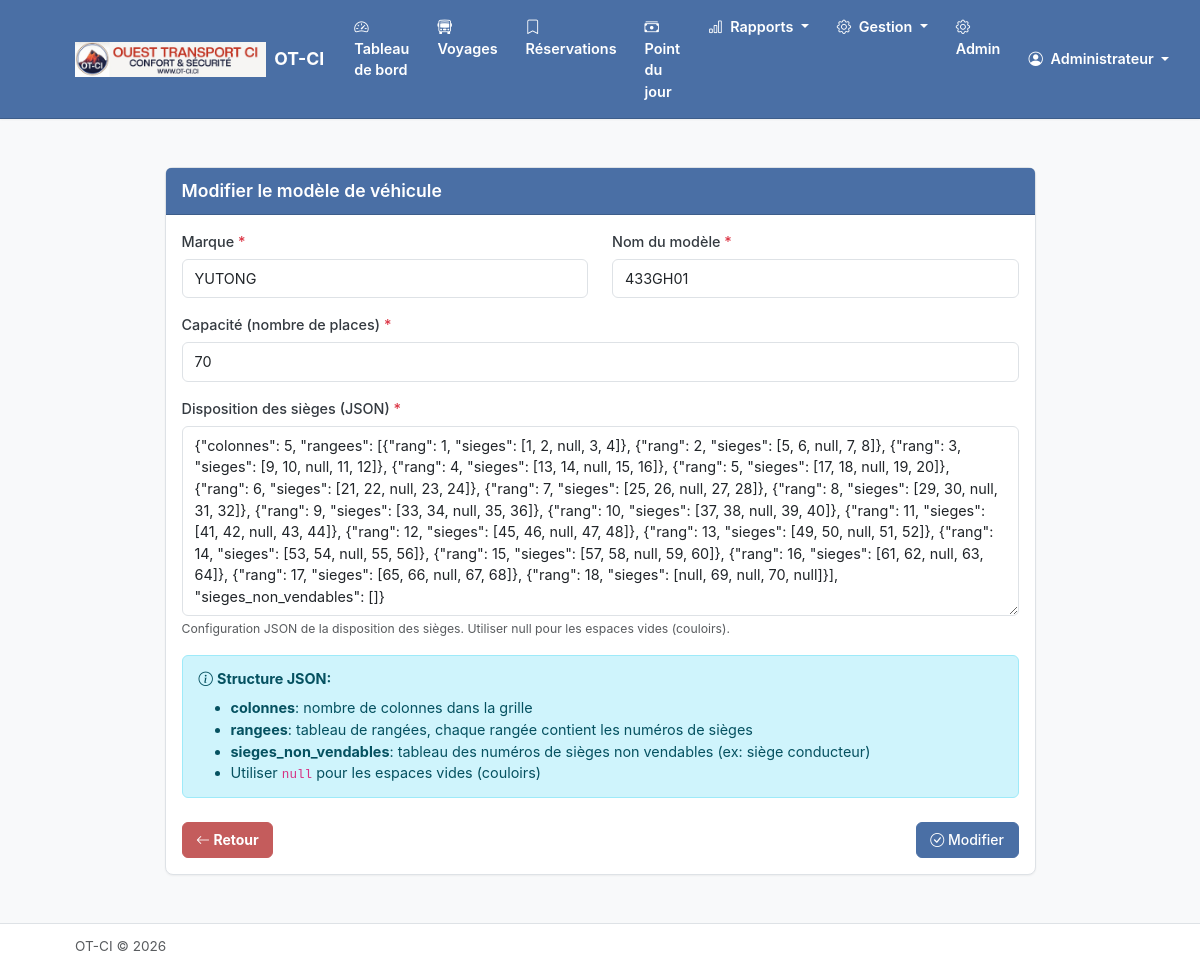
/vehicules/modeles/1/modifier/ (signed in), run on the app's committed database.
### apps/compagnie/models.py (models this page shows, shortened)
class Compagnie(models.Model):
    nom = models.CharField(max_length=200, verbose_name="Nom de la compagnie")
    logo = models.ImageField(
        upload_to='logos/',
        blank=True,
        null=True,
        verbose_name="Logo"
    )
    nom_pdg = models.CharField(max_length=200, verbose_name="Nom du PDG")
    adresse = models.TextField(blank=True, verbose_name="Adresse")
    telephone = models.CharField(max_length=20, blank=True, verbose_name="Téléphone")
    email = models.EmailField(blank=True, verbose_name="Email")
    date_creation = models.DateTimeField(auto_now_add=True)
    date_modification = models.DateTimeField(auto_now=True)
    class Meta:
        verbose_name = "Compagnie"
        verbose_name_plural = "Compagnie"
    @classmethod
    def get_instance(cls):
        return cls.objects.first()

### apps/personnel/models.py (models this page shows, shortened)
class Utilisateur(AbstractUser):
    ROLE_CHOICES = [
        ('pdg', 'PDG'),
        ('super_admin', 'Super Administrateur'),
        ('manager', 'Manager'),
        ('chef_gare', 'Chef de Gare'),
        ('guichetier', 'Guichetier'),
    ]
    nom_complet = models.CharField(max_length=200, verbose_name="Nom complet")
    telephone = models.CharField(max_length=20, blank=True, verbose_name="Téléphone")
    role = models.CharField(
        max_length=20,
        choices=ROLE_CHOICES,
        default='guichetier',
        verbose_name="Rôle"
    )
    gare = models.ForeignKey(
        'gares.Gare',
        on_delete=models.SET_NULL,
        null=True,
        blank=True,
        related_name='utilisateurs',
        verbose_name="Gare"
    )
    actif = models.BooleanField(default=True, verbose_name="Actif")
    date_creation = models.DateTimeField(auto_now_add=True)
    date_modification = models.DateTimeField(auto_now=True)
    objects = UtilisateurManager()
    EMAIL_FIELD = 'email'
    USERNAME_FIELD = 'username'
    REQUIRED_FIELDS = ['nom_complet']
    class Meta:
        verbose_name = "Utilisateur"
        verbose_name_plural = "Utilisateurs"
        ordering = ['nom_complet']
    @property
    def is_super_admin(self):
        return self.role == 'super_admin'
    @property
    def has_global_access(self):
        return self.role in ['pdg', 'super_admin', 'manager']

### apps/vehicules/models.py (models this page shows, shortened)
class ModeleVehicule(models.Model):
    nom = models.CharField(
        max_length=100,
        verbose_name="Nom du modèle",
        help_text="Ex: Yutong 70 places"
    )
    marque = models.CharField(max_length=100, verbose_name="Marque")
    capacite = models.PositiveIntegerField(verbose_name="Capacité (places vendables)")
    disposition_sieges = models.JSONField(
        verbose_name="Disposition des sièges",
        help_text="Configuration JSON de la disposition des sièges",
        default=dict
    )
    description = models.TextField(blank=True, verbose_name="Description")
    date_creation = models.DateTimeField(auto_now_add=True)
    date_modification = models.DateTimeField(auto_now=True)
    class Meta:
        verbose_name = "Modèle de véhicule"
        verbose_name_plural = "Modèles de véhicules"
        ordering = ['marque', 'nom']

### apps/vehicules/views.py (the view, shortened to what this page needs)
# urls.py: path('modeles/<int:pk>/modifier/', views.ModeleVehiculeUpdateView.as_view(), name='modele_update'),
class ModeleVehiculeUpdateView(AdminRequiredMixin, UpdateView):
    model = ModeleVehicule
    form_class = ModeleVehiculeForm
    template_name = 'vehicules/modele_form.html'
    success_url = reverse_lazy('vehicules:modele_list')

### apps/compagnie/context_processors.py (called while the page is built)
def compagnie_context(request):
    return {
        'compagnie': Compagnie.get_instance()
    }

### core/mixins.py (called while the page is built)
    def test_func(self):
        return self.request.user.has_global_access

### templates/vehicules/modele_form.html (shortened to what this page needs)
{% extends 'base.html' %}
{% block content %}
<div class="container py-4">
    <div class="row justify-content-center">
        <div class="col-md-10">
            <div class="card">
                <div class="card-header">
                    <h4 class="mb-0">
                        {% if form.instance.pk %}
                            Modifier le modèle de véhicule
                        {% else %}
                            Nouveau modèle de véhicule
                        {% endif %}
                    </h4>
                </div>
                <div class="card-body">
                    <form method="post" novalidate>
                        <div class="row">
                            <div class="col-md-6 mb-3">
                                <label for="{{ form.marque.id_for_label }}" class="form-label">
                                    {{ form.marque.label }} <span class="text-danger">*</span>
                                </label>
                                {{ form.marque }}
                            </div>
                            <div class="col-md-6 mb-3">
                                <label for="{{ form.nom.id_for_label }}" class="form-label">
                                    {{ form.nom.label }} <span class="text-danger">*</span>
                                </label>
                                {{ form.nom }}
                            </div>
                        </div>
                        <div class="mb-3">
                            <label for="{{ form.capacite.id_for_label }}" class="form-label">
                                {{ form.capacite.label }} <span class="text-danger">*</span>
                            </label>
                            {{ form.capacite }}
                        </div>
                        <div class="mb-3">
                            <label for="{{ form.disposition_sieges.id_for_label }}" class="form-label">
                                {{ form.disposition_sieges.label }} <span class="text-danger">*</span>
                            </label>
                            {{ form.disposition_sieges }}
                            {% if form.disposition_sieges.help_text %}
                                <div class="form-text">{{ form.disposition_sieges.help_text }}</div>
                            {% endif %}
                        </div>
                        <div class="alert alert-info">
                            <i class="bi bi-info-circle"></i>
                            <strong>Structure JSON:</strong>
                            <ul class="mb-0 mt-2">
                                <li><strong>colonnes</strong>: nombre de colonnes dans la grille</li>
                                <li><strong>rangees</strong>: tableau de rangées, chaque rangée contient les numéros de sièges</li>
                                <li><strong>sieges_non_vendables</strong>: tableau des numéros de sièges non vendables (ex: siège conducteur)</li>
                                <li>Utiliser <code>null</code> pour les espaces vides (couloirs)</li>
                            </ul>
                        </div>
                        <div class="d-flex justify-content-between mt-4">
                            <a href="{% url 'vehicules:modele_list' %}" class="btn btn-danger text-white fw-bold">
                                <i class="bi bi-arrow-left"></i> Retour
                            </a>
                            <button type="submit" class="btn btn-primary">
                                <i class="bi bi-check-circle"></i>
                                {% if form.instance.pk %}Modifier{% else %}Créer{% endif %}
                            </button>
                        </div>
                    </form>
                </div>
            </div>
        </div>
    </div>
</div>
{% endblock %}

### templates/base.html (shortened to what this page needs)
{% load static %}
<!DOCTYPE html>
<html lang="fr">
<head>
    <link href="https://cdn.jsdelivr.net/npm/bootstrap@5.3.2/dist/css/bootstrap.min.css" rel="stylesheet">
    <link href="https://cdn.jsdelivr.net/npm/bootstrap-icons@1.11.1/font/bootstrap-icons.css" rel="stylesheet">
    <link href="{% static 'css/custom.css' %}" rel="stylesheet">
</head>
<body>
    <nav class="navbar navbar-expand-lg navbar-dark sticky-top">
        <div class="container">
            <a class="navbar-brand d-flex align-items-center" href="{% url 'guichet:dashboard' %}">
                {% if compagnie and compagnie.logo %}
                    <img src="{{ compagnie.logo.url }}" alt="Logo" height="35" class="me-2">
                {% endif %}
                <span>{% if compagnie %}{{ compagnie.nom }}{% else %}Gestion Billetterie{% endif %}</span>
            </a>
            <div class="collapse navbar-collapse" id="navbarNav">
                {% if user.is_authenticated %}
                <ul class="navbar-nav me-auto">
                    <li class="nav-item">
                        <a class="nav-link {% if request.resolver_match.url_name == 'dashboard' %}active{% endif %}"
                           href="{% url 'guichet:dashboard' %}">
                            <i class="bi bi-speedometer2 me-1"></i> Tableau de bord
                        </a>
                    </li>
                    <li class="nav-item">
                        <a class="nav-link {% if request.resolver_match.url_name == 'voyage_list' %}active{% endif %}"
                           href="{% url 'guichet:voyage_list' %}">
                            <i class="bi bi-bus-front me-1"></i> Voyages
                        </a>
                    </li>
                    <li class="nav-item">
                        <a class="nav-link {% if request.resolver_match.url_name == 'reservations' %}active{% endif %}"
                           href="{% url 'guichet:reservations' %}">
                            <i class="bi bi-bookmark me-1"></i> Réservations
                        </a>
                    </li>
                    <li class="nav-item">
                        <a class="nav-link {% if 'comptabilite' in request.path %}active{% endif %}"
                           href="{% url 'comptabilite:point_journalier' %}">
                            <i class="bi bi-cash-stack me-1"></i> Point du jour
                        </a>
                    </li>
                    <li class="nav-item dropdown">
                        <a class="nav-link dropdown-toggle" href="#" data-bs-toggle="dropdown">
                            <i class="bi bi-bar-chart me-1"></i> Rapports
                        </a>
                    </li>
                    <li class="nav-item dropdown">
                        <a class="nav-link dropdown-toggle" href="#" data-bs-toggle="dropdown">
                            <i class="bi bi-gear me-1"></i> Gestion
                        </a>
                    </li>
                    {% if user.is_superuser %}
                    <li class="nav-item">
                        <a class="nav-link" href="{% url 'admin:index' %}">
                            <i class="bi bi-gear me-1"></i> Admin
                        </a>
                    </li>
                    {% endif %}
                </ul>
                <ul class="navbar-nav">
                    <li class="nav-item dropdown">
                        <a class="nav-link dropdown-toggle" href="#" data-bs-toggle="dropdown">
                            <i class="bi bi-person-circle me-1"></i>
                            {{ user.nom_complet|default:user.username }}
                        </a>
                    </li>
                </ul>
                {% endif %}
            </div>
        </div>
    </nav>
    <main class="py-4">
        {% block content %}{% endblock %}
    </main>
    <footer class="py-3 mt-auto border-top bg-white">
        <div class="container">
            <div class="d-flex justify-content-between align-items-center">
                <span class="text-muted">
                    {% if compagnie %}{{ compagnie.nom }}{% else %}Gestion Billetterie{% endif %} &copy; {% now "Y" %}
                </span>
            </div>
        </div>
    </footer>
</body>
</html>

### static/css/custom.css (style rules this page uses)
:root { --color-bg-main: #F8F9FA; --color-bg-card: #FFFFFF; --color-text-primary: #343A40; --color-text-secondary: #6C757D; --color-accent: #4A6FA5; --color-accent-hover: #3D5D8A; --color-success: #5D8A66; --color-success-light: #D4EDDA; --color-warning: #D4A84B; --color-warning-light: #FFF3CD; --color-danger: #C45C5C; --color-danger-light: #F8D7DA; --color-siege-disponible: #D4EDDA; --color-siege-reserve: #FFF3CD; --color-siege-paye: #ADB5BD; --color-siege-non-vendable: #6C757D; --color-border: #DEE2E6; --shadow-sm: 0 1px 2px rgba(0, 0, 0, 0.05); --shadow-md: 0 4px 6px rgba(0, 0, 0, 0.07); --font-family: -apple-system, BlinkMacSystemFont, "Segoe UI", Roboto, "Helvetica Neue", Arial, sans-serif; --font-size-base: 14px; --line-height-base: 1.5; }
* { box-sizing: border-box; }
body { font-family: var(--font-family); font-size: var(--font-size-base); line-height: var(--line-height-base); color: var(--color-text-primary); background-color: var(--color-bg-main); }
.container { width: 90% !important; max-width: 100% !important; padding-right: 15px; padding-left: 15px; margin-right: auto; margin-left: auto; }
h4, .h4 { font-size: 1.1rem; font-weight: 600; }
a { color: var(--color-accent); text-decoration: none; }
.navbar { background-color: var(--color-accent) !important; border-bottom: 1px solid var(--color-accent-hover); box-shadow: var(--shadow-sm); }
.navbar-brand { font-weight: 700; font-size: 1.1rem; color: #FFFFFF !important; }
.nav-link { color: #FFFFFF !important; font-weight: 600; padding: 0.5rem 0.75rem !important; font-size: 0.9rem; border-radius: 4px; margin: 0 2px; transition: background-color 0.2s ease; }
.nav-link i { color: #FFFFFF !important; font-weight: 700; }
.dropdown-toggle::after { color: #FFFFFF; }
.card { background-color: var(--color-bg-card); border: 1px solid var(--color-border); border-radius: 8px; box-shadow: var(--shadow-sm); }
.card-header { background-color: var(--color-accent); border-bottom: 1px solid var(--color-accent-hover); font-weight: 700; font-size: 0.95rem; padding: 0.75rem 1rem; color: #FFFFFF; }
.card-header h1, .card-header h2, .card-header h3, .card-header h4, .card-header h5, .card-header h6, .card-header .h1, .card-header .h2, .card-header .h3, .card-header .h4, .card-header .h5, .card-header .h6 { color: #FFFFFF; margin-bottom: 0; }
.card-body { padding: 1rem; }
.btn { border-radius: 6px; font-weight: 500; font-size: 0.875rem; padding: 0.4rem 0.85rem; transition: all 0.2s ease; }
.btn-primary { background-color: var(--color-accent); border-color: var(--color-accent); }
.btn-danger { background-color: var(--color-danger); border-color: var(--color-danger); }
.form-control, .form-select { border: 1px solid var(--color-border); border-radius: 6px; font-size: 0.9rem; padding: 0.5rem 0.75rem; transition: border-color 0.2s ease, box-shadow 0.2s ease; }
.form-label { font-weight: 500; font-size: 0.9rem; color: var(--color-text-primary); margin-bottom: 0.4rem; }
.alert { font-size: 0.9rem; padding: 0.75rem 1rem; }
.text-muted { font-size: 0.85rem; }
.py-3 { padding-top: 0.75rem !important; padding-bottom: 0.75rem !important; }

### data on the page
Compagnie: logo (picture), nom "OT-CI"
Utilisateur: nom_complet "Administrateur"
ModeleVehicule: marque "YUTONG", nom "433GH01", capacite "70", disposition_sieges "{\"colonnes\": 5, \"rangees\": [{\"rang\": 1, \"sieges\": [1, 2, null, 3, 4]}, {\"rang\": 2, \"sieges\": [5, 6, null, 7, 8]}, {\"rang\": 3, \"sieges\": [9, 10, null, 11, 12]}, {\"rang\": 4, \"sieges\": [13, 14, null, 15, 16]}, {\"rang\": 5, \"sieges\": [17, 18, null, 19, 20]}, {\"rang\": 6, \"sieges\": [21, 22, null, 23, 24]}, {\"rang\": 7, \"sieges\": [25, 26, null, 27, 28]}, {\"rang\": 8, \"sieges\": [29, 30, null, 31, 32]}, {\"rang\": 9, \"sieges\": [33, 34, null, 35, 36]}, {\"rang\": 10, \"sieges\": [37, 38, null, 39, 40]}, {\"rang\": 11, \"sieges\": [41, 42, null, 43, 44]}, {\"rang\": 12, \"sieges\": [45, 46, null, 47, 48]}, {\"rang\": 13, \"sieges\": [49, 50, null, 51, 52]}, {\"rang\": 14, \"sieges\": [53, 54, null, 55, 56]}, {\"rang\": 15,…"
